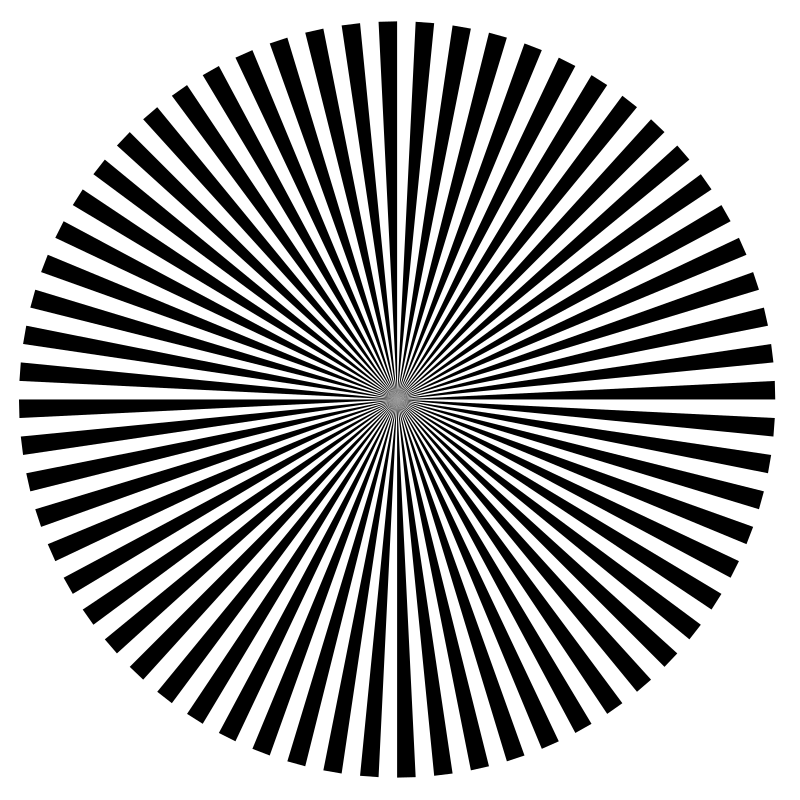
#> input picture practica_3/imagenes/Siemens_star.png, 800 x 800 px, found by its file name
$ python 'Microscopio test de resolocion.py'
#> lines starting #> are read from the running program, lines starting #| are printed output that depends on the picture
import numpy as np
from PIL import Image
import matplotlib.pyplot as plt


# Definicion de funciones a usar

def espejo():
    """Retorna la matriz ABCD para un espejo plano."""
    return np.array([[1, 0], [0, 1]])

def traslacion(distancia):
    """Retorna la matriz ABCD para propagación en espacio libre."""
    return np.array([[1, distancia], [0, 1]])

def lente_delgada(foco):
    """Retorna la matriz ABCD para una lente delgada."""
    return np.array([[1, 0], [-1/foco, 1]])

def propagar_difracción(campo_entrada, lado_entrada, long_onda, matriz_abcd):
    """
    Propaga un campo usando la integral de Collins (método FFT).
    Maneja el caso B=0 (sistema de imagen) por separado.
    """
    A, B, C, D = matriz_abcd.ravel()
    M_puntos = campo_entrada.shape[0]

    # Caso Sistema de Imagen (B=0)
    if abs(B) < 1e-9:
        print("Advertencia: B=0. Sistema de Imagen (4f) detectado.")
        magnificacion = A
        L_salida = abs(magnificacion) * lado_entrada
        print(f"Propagación geométrica. Magnificación: {magnificacion:.2f}x")

        if magnificacion < 0:
            campo_salida = np.flip(campo_entrada) # Inverimos la imagen imagen
        else:
            campo_salida = campo_entrada
        return campo_salida, L_salida

    # Propagación General (B != 0)
    k = 2 * np.pi / long_onda

    # 1. Coordenadas de entrada
    dx_entrada = lado_entrada / M_puntos
    coords_entrada = np.linspace(-lado_entrada/2, lado_entrada/2, M_puntos)
    p, q = np.meshgrid(coords_entrada, coords_entrada)

    # 2. Fase cuadrática A
    fase_cuadratica_A = np.exp(1j * k * A / (2 * B) * (p**2 + q**2))
    campo_intermedio = campo_entrada * fase_cuadratica_A

    # 3. Transformada de Fourier
    campo_fourier = np.fft.fftshift(np.fft.fft2(np.fft.ifftshift(campo_intermedio)))

    # 4. Coordenadas de salida
    L_salida = long_onda * abs(B) / dx_entrada
    coords_salida = np.linspace(-L_salida/2, L_salida/2, M_puntos)
    X, Y = np.meshgrid(coords_salida, coords_salida)

    # 5. Fase cuadrática D y escala
    fase_cuadratica_D = np.exp(1j * k * D / (2 * B) * (X**2 + Y**2))
    factor_escala = (dx_entrada**2) / (1j * long_onda * B)

    campo_salida = factor_escala * fase_cuadratica_D * campo_fourier

    return campo_salida, L_salida


# Funciones para la simulación

def subir_imagen(ruta):
    """Carga una imagen desde 'ruta', la normaliza, la hace cuadrada y la devuelve como 'complex'."""
    try:
        img = Image.open(ruta).convert("L") #la convertimos a blanco y negro
#> img is the input picture: PIL image 800x800 L; min 0, max 255, mean 165.6
        arr = np.array(img)/255.0 #la normalizamos [0,1]
    except FileNotFoundError:
        print(f"ERROR: No se encontró la imagen en {ruta}. Usando un objeto de prueba.")
        M_temp = 1024
        coords_temp = np.linspace(-0.5, 0.5, M_temp)
        XX, YY = np.meshgrid(coords_temp, coords_temp)
        arr = (XX**2 + YY**2) < 0.1
        arr = arr.astype(float)

    M_size = np.shape(arr)
#> M_size = (800, 800)
    if M_size[0] != M_size[1]:
        M = max(M_size[0],M_size[1])
        objeto = np.zeros((M,M), dtype=complex) # Usar 'complex'
        start_row, start_col = int((M-M_size[0])/2), int((M-M_size[1])/2)
        objeto[start_row : start_row + M_size[0], start_col : start_col + M_size[1]] = arr
    else:
        M = M_size[0]
#> M = 800
        objeto = arr.astype(complex) # Usar 'complex'

    print(f"Tamaño de la malla (M): {M}x{M}")
#| Tamaño de la malla (M): 800x800
    return objeto, M


def pupila(M, L_pupila_calc, tipo_filtro, R_pupila, R_bloqueo=0):

    coords_pupila = np.linspace(-L_pupila_calc/2, L_pupila_calc/2, M)
    X_p, Y_p = np.meshgrid(coords_pupila, coords_pupila)
    R_p = np.sqrt(X_p**2 + Y_p**2)

    P_apertura = np.zeros((M, M), dtype=complex)
    P_apertura[R_p < R_pupila] = 1.0

    # Tipos de filtro (campo claro y oscuro)

    if tipo_filtro == "campo claro":
        P_pupila = P_apertura

    elif tipo_filtro == "campo oscuro":
        P_bloqueo = np.ones((M,M), dtype=complex)
        P_bloqueo[R_p < R_bloqueo] = 0.0 # Creamos el circulo negro en el centro
        P_pupila = P_apertura * P_bloqueo

    return P_pupila

# Funcion para el microscopio

def simular_microscopio_4f(objeto, L_objeto, M, long_onda, f_MO, f_TL, tipo_filtro, R_pupila, R_bloqueo=0):

    # Propagación S a Pupila (TF 1)
    print("1. Propagando Objeto -> Plano Pupila (TF)")
    M_S_Pupila = traslacion(f_MO) @ lente_delgada(f_MO) @ traslacion(f_MO)
    campo_pupila, L_pupila_calc = propagar_difracción(objeto, L_objeto, long_onda, M_S_Pupila)

    # Creamos el Filtro de Pupila P(x,y)
    print("2. Creando pupila P(x,y) de tipo...")
    P_pupila = pupila(M, L_pupila_calc, tipo_filtro, R_pupila, R_bloqueo)

    # Aplicamos Filtro
    print("3. Aplicando filtro en el plano pupila.")
    campo_pupila_filtrado = campo_pupila * P_pupila

    # Propagación de Pupila a Cámara (TF 2)
    print("4. Propagando Plano Pupila -> Cámara (TF)")
    M_Pupila_Cam = traslacion(f_TL) @ lente_delgada(f_TL) @ traslacion(f_TL)
    campo_cam, L_cam = propagar_difracción(campo_pupila_filtrado, L_pupila_calc, long_onda, M_Pupila_Cam)

    return campo_cam, L_cam, P_pupila, L_pupila_calc


# Definimos los Parámetros

long_onda = 550e-9      # Longitud de onda (550 nm)
f_MO = 9e-3             # Focal Objetivo (9 mm para un 20x)
f_TL = 180e-3           # Focal Lente de Tubo (180 mm)
NA = 0.4                # Apertura Numérica del objetivo (0.4 para 20x)

# Parámetros de la Cámara (Basler)
dx_real_camara = 2.74e-6 # pixel size de 3.75 µm

# Ruta de la Muestra
ruta_imagen = r"C:\Users\pauli\OneDrive\Documents\Universidad\Instrumentos-opticos\practica_3\imagenes\Siemens_star.png"


# Cargamos la imagen del test
objeto, M = subir_imagen(ruta_imagen)
#> M = 800

# Tamaño del objeto
L_objeto = (dx_real_camara * M * f_MO) / f_TL
#> L_objeto = 0.00011

# Magnificación total del sistema
Mag_total = f_TL / f_MO

# Radio físico de la pupila
R_pupila = NA * f_MO
print(f"      Radio de la Pupila P(x,y): {R_pupila * 1000:.2f} mm (calculado con NA)")

# Límite de resolución teórico de Abbe
d_min_abbe = long_onda / NA
lp_mm_abbe = 1 / (d_min_abbe * 1000) # (1 / d_en_mm)
print(f"  Límite de Abbe (d = λ/NA): {d_min_abbe * 1e6:.3f} µm (Teórico)")
print(f"  Equivalente en lp/mm: {lp_mm_abbe:.1f} lp/mm (Teórico)")


# Parametros de los filtros

R_bloqueo_co = R_pupila * 0.3

# Campo claro
campo_cc, L_cc, pupila_cc, L_pupila = simular_microscopio_4f(
    objeto, L_objeto, M, long_onda, f_MO, f_TL,
    'campo claro',
    R_pupila,)
#> in propagar_difracción, `dx_entrada = lado_entrada / M_puntos`: dx_entrada = 1.37e-07
#> in propagar_difracción, `L_salida = long_onda * abs(B) / dx_entrada`: L_salida = 0.0361
#> in simular_microscopio_4f, `campo_cam, L_cam = propagar_difracción(campo_pupila_filtrado, L_pupila..`: L_cam = 0.00219
#> L_cc = 0.00219; L_pupila = 0.0361


# Campo oscuro
campo_co, L_co, pupila_co, _ = simular_microscopio_4f(
    objeto, L_objeto, M, long_onda, f_MO, f_TL,
    'campo oscuro',
    R_pupila,
    R_bloqueo_co,)
#> L_co = 0.00219


# Simulamos

int_cc = np.abs(campo_cc)**2 #Intensidad campo claro
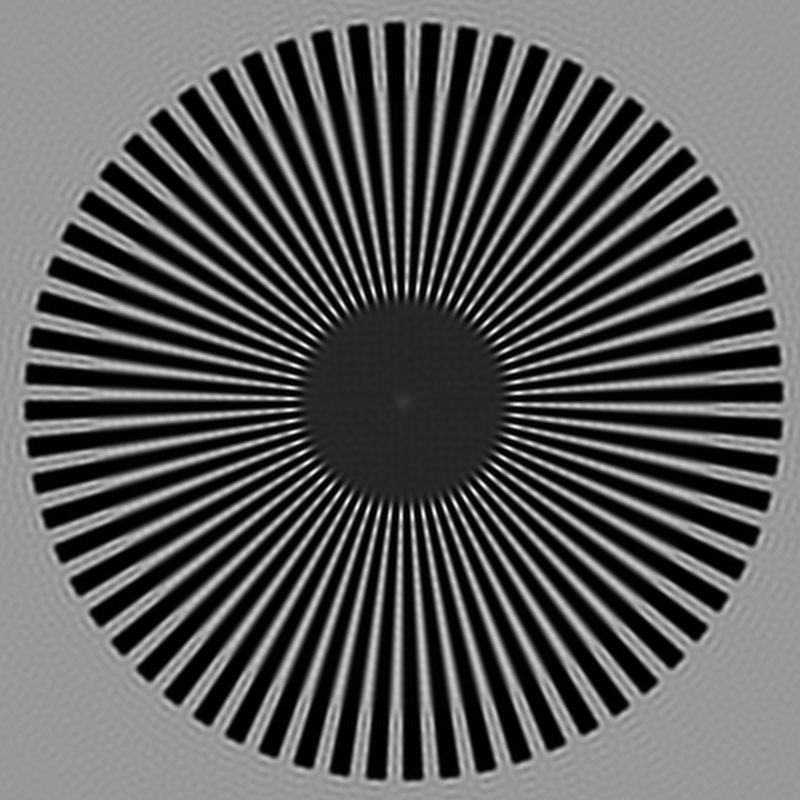
#> int_cc: shape (800, 800) float64; min 2.34e-11, max 0.00418, mean 0.00152; drawn with min black and max white
int_co = np.abs(campo_co)**2 #Intensidad campo oscuro
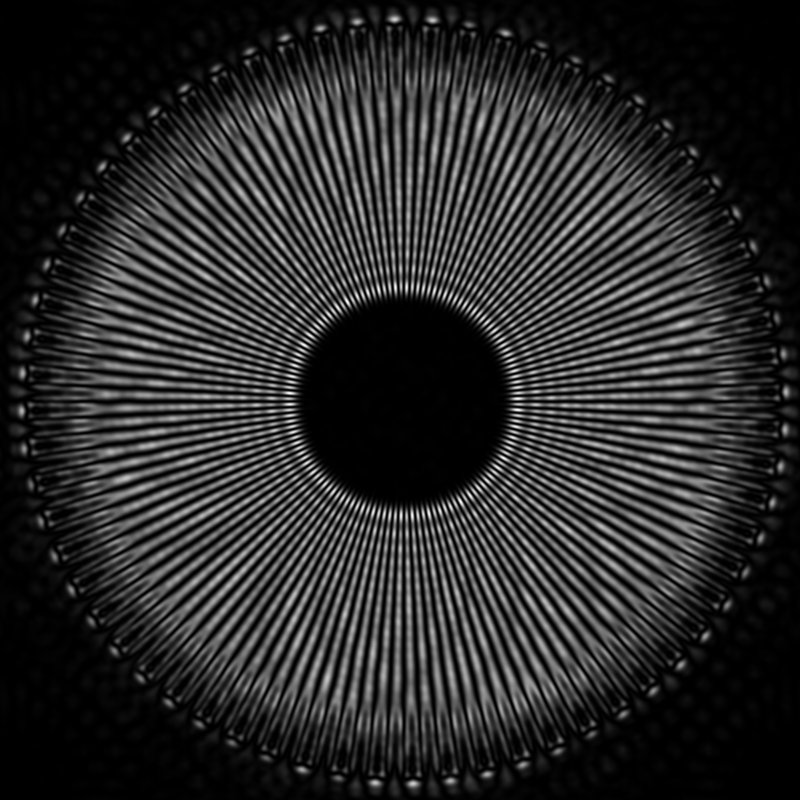
#> int_co: shape (800, 800) float64; min 5.53e-11, max 0.00176, mean 0.000293; drawn with min black and max white

print("\nMostrando resultados...")

plt.figure(figsize=(18, 6)) # Hacemos la figura más ancha
plt.suptitle("Comparación: Campo Claro vs. Campo Oscuro", fontsize=16)

# Figura 1: Test de resolucion
ext_obj = [-L_objeto/2 * 1e6, L_objeto/2 * 1e6, -L_objeto/2 * 1e6, L_objeto/2 * 1e6]
#> ext_obj = [-54.8, 54.8, -54.8, 54.8]
plt.subplot(1, 3, 1)
plt.imshow(np.abs(objeto), cmap='gray', extent=ext_obj)
plt.title('Objeto Original S(ξ,η)')
plt.xlabel('ξ (μm)')
plt.ylabel('η (μm)')

# Figura 2: Imagen de Campo Claro
ext_cam = [-L_cc/2 * 1e6, L_cc/2 * 1e6, -L_cc/2 * 1e6, L_cc/2 * 1e6]
#> ext_cam = [-1096, 1096, -1096, 1096]
plt.subplot(1, 3, 2)
plt.imshow(int_cc, cmap='gray', extent=ext_cam)
plt.title('Imagen Simulada (Campo Claro)')
plt.xlabel('u (μm)')
plt.ylabel('v (μm)')

# Figura 3: Imagen de Campo Oscuro
plt.subplot(1, 3, 3)
# El campo oscuro suele ser débil, usamos escala logarítmica para verlo mejor
plt.imshow(np.log1p(int_co), cmap='gray', extent=ext_cam)
plt.title('Imagen Simulada (Campo Oscuro, log)')
plt.xlabel('u (μm)')
plt.ylabel('v (μm)')

plt.tight_layout(rect=[0, 0.03, 1, 0.95])
plt.show()
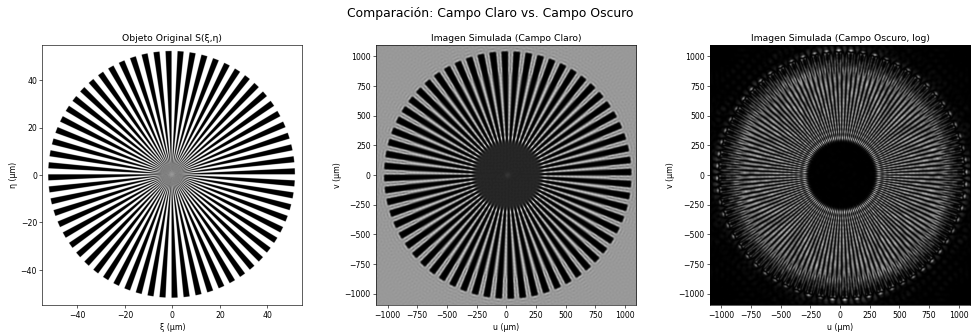
#> figure drawn by matplotlib, 3 panels

# Figura de las Pupilas
plt.figure(figsize=(12, 5))
ext_pup = [-L_pupila/2 * 1000, L_pupila/2 * 1000, -L_pupila/2 * 1000, L_pupila/2 * 1000]
#> ext_pup = [-18.07, 18.07, -18.07, 18.07]
zoom_lim = R_pupila * 1.2 * 1000 # 20% más grande que el radio, en mm

plt.subplot(1, 2, 1)
plt.imshow(np.abs(pupila_cc), cmap='gray', extent=ext_pup)
plt.title('Pupila P(x,y) - Campo Claro')
plt.xlabel('x (mm)')
plt.ylabel('y (mm)')
plt.xlim(-zoom_lim, zoom_lim)
plt.ylim(-zoom_lim, zoom_lim)

plt.subplot(1, 2, 2)
plt.imshow(np.abs(pupila_co), cmap='gray', extent=ext_pup)
plt.title('Pupila P(x,y) - Campo Oscuro')
plt.xlabel('x (mm)')
plt.ylabel('y (mm)')
plt.xlim(-zoom_lim, zoom_lim)
plt.ylim(-zoom_lim, zoom_lim)

plt.tight_layout()
plt.show()
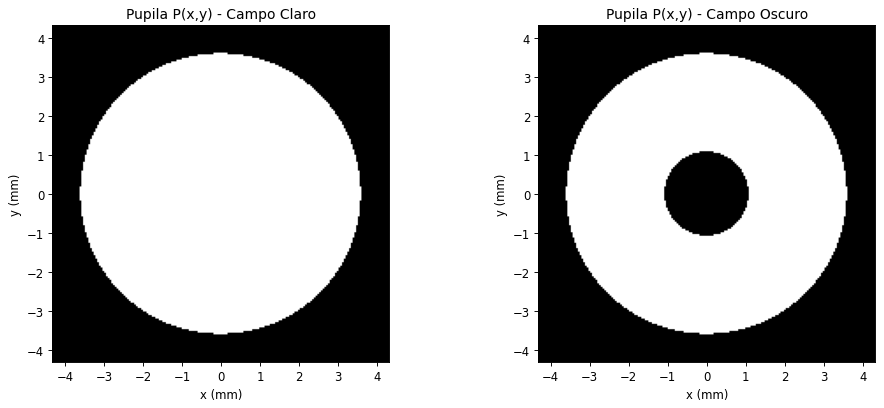
#> figure drawn by matplotlib, 2 panels
